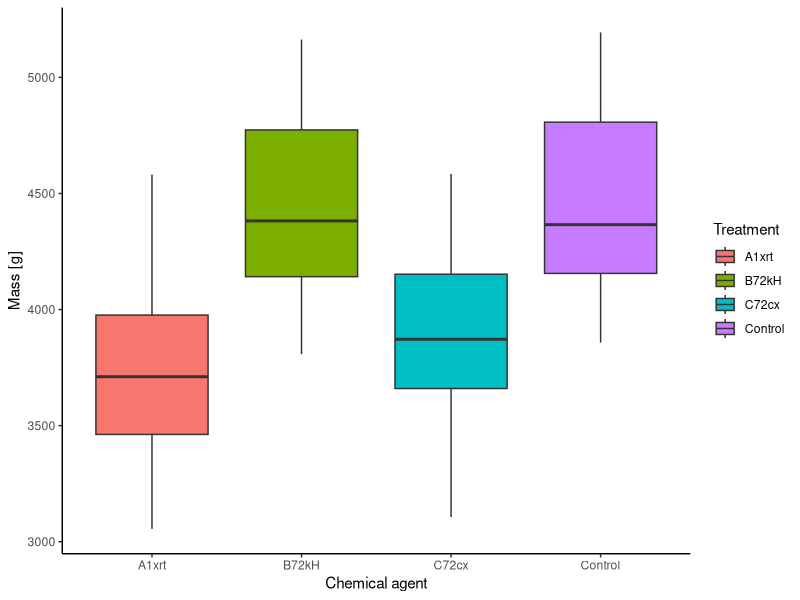

Source code (R):
## ---- chunk 1
knitr::opts_chunk$set(echo = TRUE)
## ---- chunk 2
library(ggplot2)
library(ggpubr)
library(car)
library(readxl)

Data <- read_excel("Salmo salar.xlsx")
head(Data, 10)
## ---- chunk 3
ggplot(Data, aes(x = `Chemical agent`, y = `Mass [g]`)) +
  geom_boxplot(aes(fill = factor(`Chemical agent`))) +
  xlab("Chemical agent") +
  ylab("Mass [g]") +
  guides(fill = guide_legend(title = "Treatment")) +
  theme_bw() + theme(panel.border = element_blank(), panel.grid.major = element_blank(),
                     panel.grid.minor = element_blank(), axis.line = element_line(colour = "black"))
## ---- chunk 4
Data$`Chemical agent` <- factor(Data$`Chemical agent`)
## ---- chunk 5
shapiro.test(Data$`Mass [g]`[Data$`Chemical agent` == "A1xrt"])
shapiro.test(Data$`Mass [g]`[Data$`Chemical agent` == "B72kH"])
shapiro.test(Data$`Mass [g]`[Data$`Chemical agent` == "C72cx"])
shapiro.test(Data$`Mass [g]`[Data$`Chemical agent` == "Control"])
## ---- chunk 6
leveneTest(`Mass [g]` ~ `Chemical agent`, data = Data, center = mean)
## ---- chunk 7
model <- aov(Data$`Mass [g]` ~ Data$`Chemical agent`)
## ---- chunk 8
summary(model)
## ---- chunk 9
model <- aov(Data$`Mass [g]` ~ Data$`Chemical agent`)
TukeyHSD(model)
